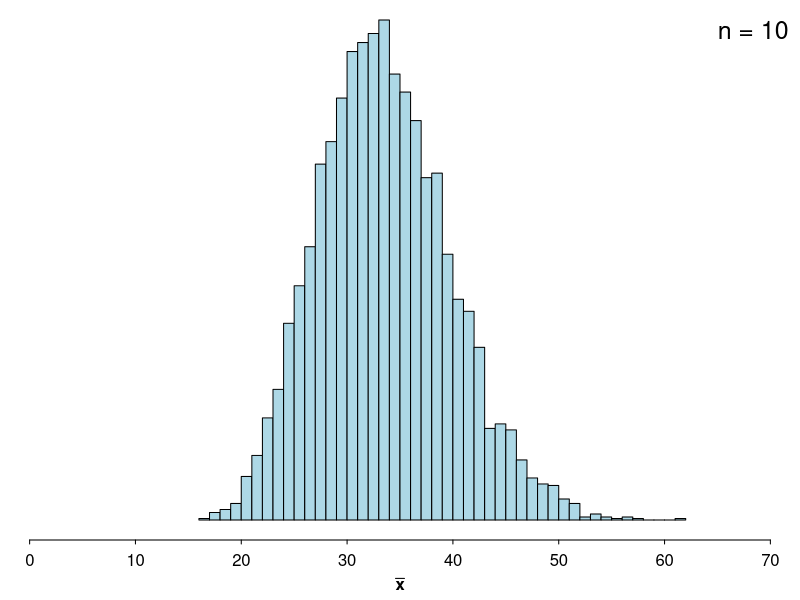
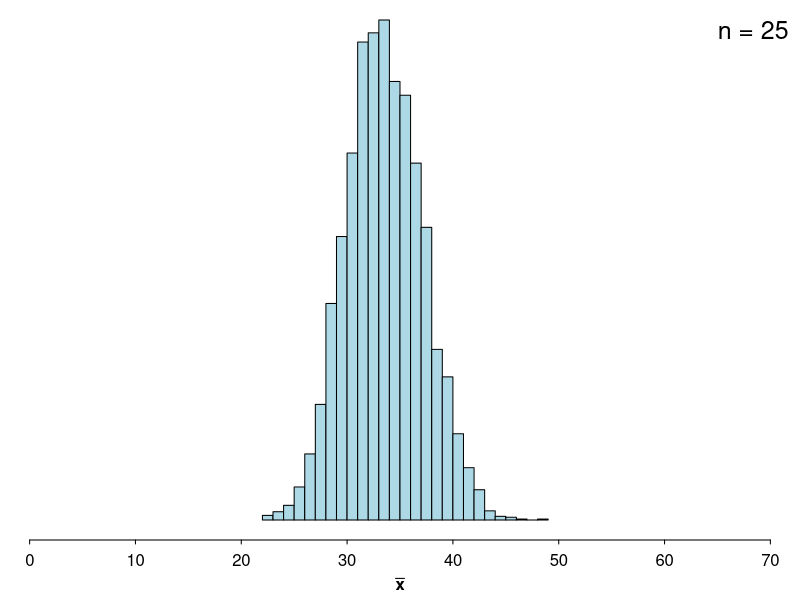
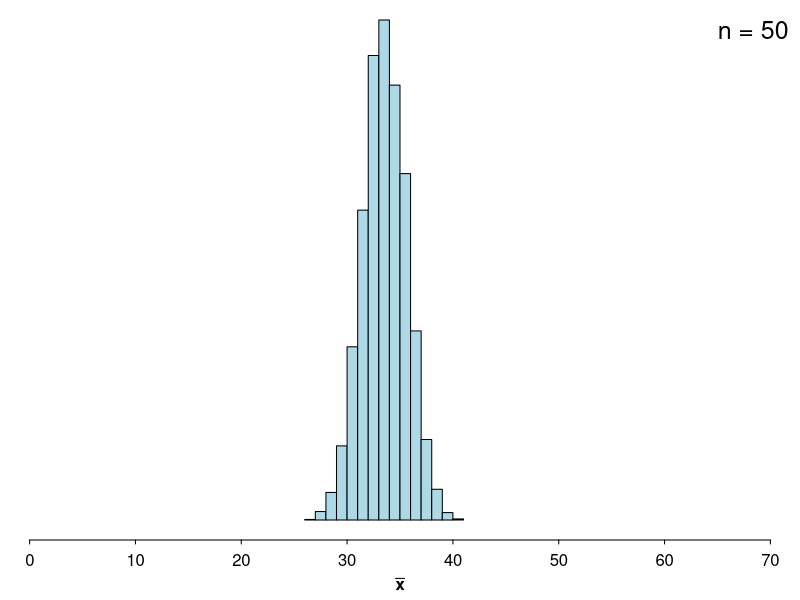
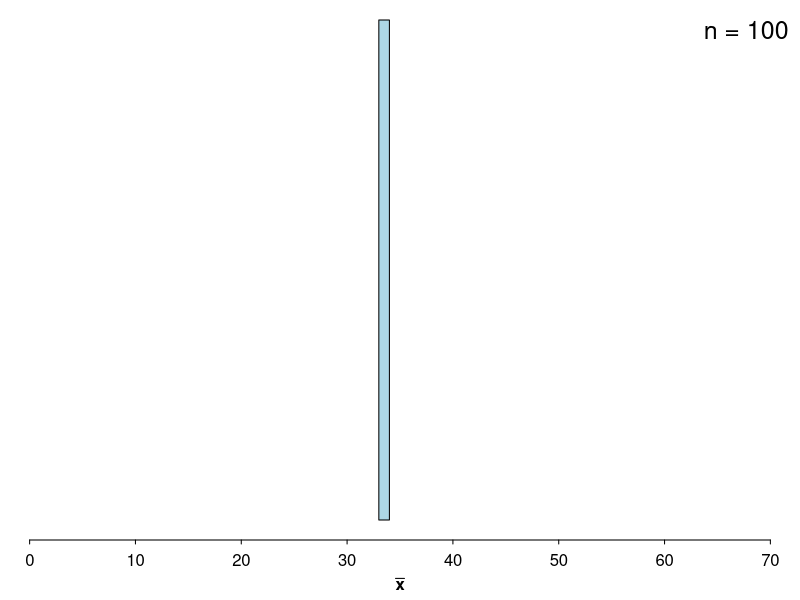
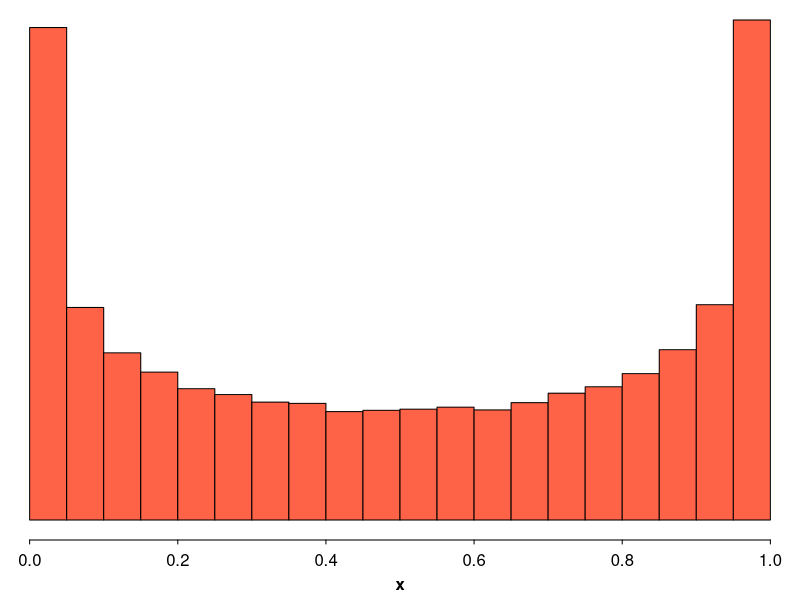
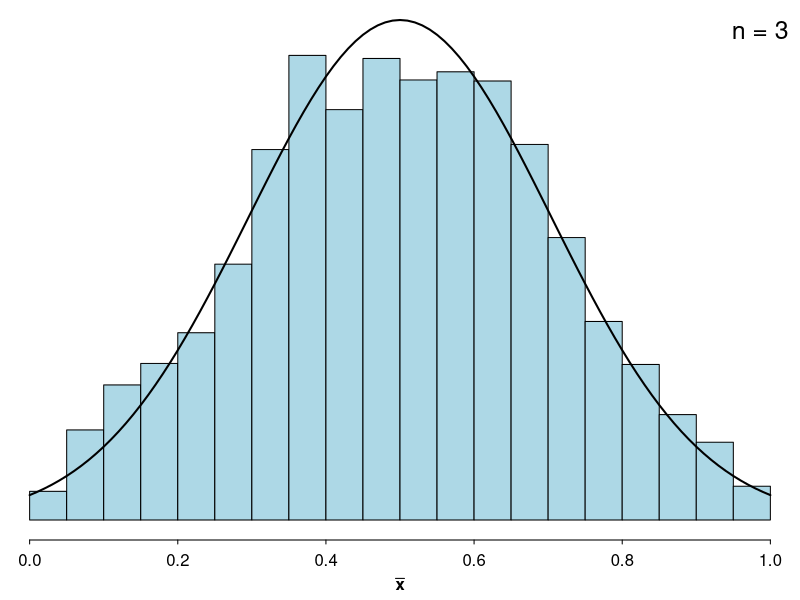
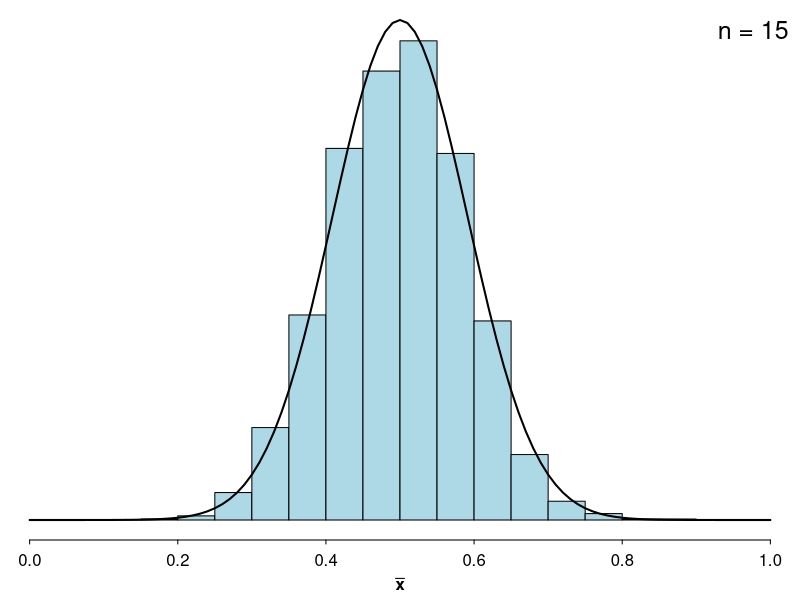
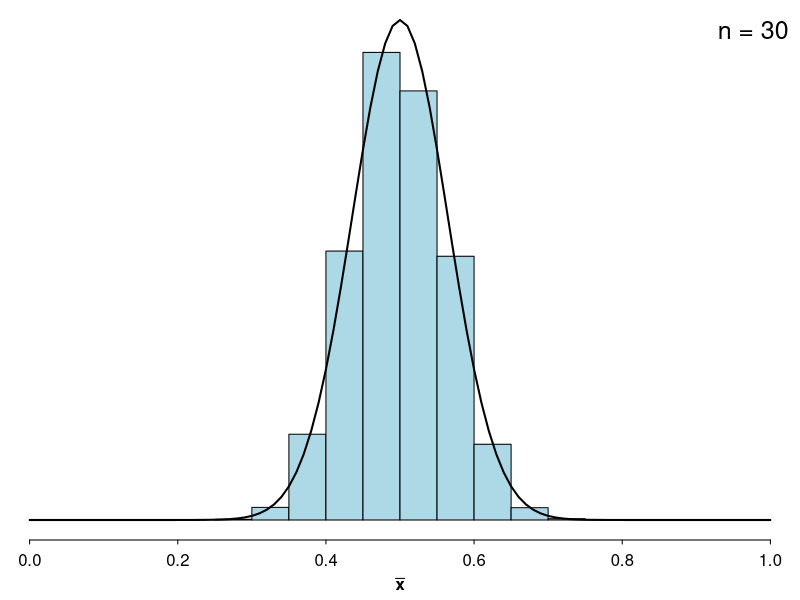

The R source for these figures, in order:
## ---- chunk 1
#| echo: false
#| fig-dpi: 300
#| out-width: 90%
#| fig-align: center
#| fig-width: 7
#| fig-height: 5

set.seed(1)
block.popn <- read.csv("datasets/blocks-popn.csv")
par(mai = c(0.6, 0, 0, 0))

n <- 10
mus <- numeric(5000)

for (i in 1:length(mus)) {
  x <- sample(block.popn$weight, size = n)
  mus[i] <- mean(x)
}

MASS::truehist(mus, xlim = c(0, 70), prob = TRUE, h = 1, axes = FALSE, col = "lightblue")
legend("topright", legend = paste("n =", n), bty = "n", cex = 1.5)
axis(1, tcl = -0.2, mgp = c(0.75, 0.5, 0)); mtext(bquote(bold(bar(x))), side = 1, line = 1.7, font = 2)
## ---- chunk 2
#| echo: false
#| fig-dpi: 300
#| out-width: 90%
#| fig-align: center
#| fig-width: 7
#| fig-height: 5

set.seed(2)
par(mai = c(0.6, 0, 0, 0))

n <- 25
mus <- numeric(5000)

for (i in 1:length(mus)) {
  x <- sample(block.popn$weight, size = n)
  mus[i] <- mean(x)
}

MASS::truehist(mus, xlim = c(0, 70), prob = TRUE, h = 1, axes = FALSE, col = "lightblue")
legend("topright", legend = paste("n =", n), bty = "n", cex = 1.5)
axis(1, tcl = -0.2, mgp = c(0.75, 0.5, 0)); mtext(bquote(bold(bar(x))), side = 1, line = 1.7, font = 2)
## ---- chunk 3
#| echo: false
#| fig-dpi: 300
#| out-width: 90%
#| fig-align: center
#| fig-width: 7
#| fig-height: 5

set.seed(3)
par(mai = c(0.6, 0, 0, 0))

n <- 50
mus <- numeric(5000)

for (i in 1:length(mus)) {
  x <- sample(block.popn$weight, size = n)
  mus[i] <- mean(x)
}

MASS::truehist(mus, xlim = c(0, 70), prob = TRUE, h = 1, axes = FALSE, col = "lightblue")
legend("topright", legend = paste("n =", n), bty = "n", cex = 1.5)
axis(1, tcl = -0.2, mgp = c(0.75, 0.5, 0)); mtext(bquote(bold(bar(x))), side = 1, line = 1.7, font = 2)
## ---- chunk 4
#| echo: false
#| fig-dpi: 300
#| out-width: 90%
#| fig-align: center
#| fig-width: 7
#| fig-height: 5

set.seed(4)
par(mai = c(0.6, 0, 0, 0))

n <- 100
mus <- numeric(5000)

for (i in 1:length(mus)) {
  x <- sample(block.popn$weight, size = n)
  mus[i] <- mean(x)
}

MASS::truehist(mus, xlim = c(0, 70), prob = TRUE, h = 1, axes = FALSE, col = "lightblue")
legend("topright", legend = paste("n =", n), bty = "n", cex = 1.5)
axis(1, tcl = -0.2, mgp = c(0.75, 0.5, 0)); mtext(bquote(bold(bar(x))), side = 1, line = 1.7, font = 2)
## ---- chunk 5
#| echo: false
#| fig-dpi: 300
#| out-width: 90%
#| fig-align: center
#| fig-width: 7
#| fig-height: 5

set.seed(10)
par(mai = c(0.6, 0, 0, 0))

x <- rbeta(100000, 0.5, 0.5)
# x <- x[which(x < 1)]

MASS::truehist(x, prob = TRUE, axes = FALSE, h = 0.05, x0 = -0.05, col = "tomato")
axis(1, tcl = -0.2, mgp = c(0.75, 0.5, 0)); mtext("x", side = 1, line = 1.7, font = 2)
## ---- chunk 6
#| echo: false
#| fig-dpi: 300
#| out-width: 90%
#| fig-align: center
#| fig-width: 7
#| fig-height: 5

set.seed(11)
par(mai = c(0.6, 0, 0, 0))

n <- 3
mus <- numeric(5000)

for (i in 1:length(mus)) {
  x <- rbeta(n, 0.5, 0.5)
  mus[i] <- mean(x)
}

MASS::truehist(mus, prob = TRUE, h = 0.05, x0 = -0.05, axes = FALSE, col = "lightblue", ylim = c(0, dnorm(0.5, 0.5, sqrt(0.125 / n))), xlim = c(0, 1))
curve(dnorm(x, 0.5, sqrt(0.125 / n)), add = TRUE, lwd = 2)
legend("topright", legend = paste("n =", n), bty = "n", cex = 1.5)
axis(1, tcl = -0.2, mgp = c(0.75, 0.5, 0)); mtext(bquote(bold(bar(x))), side = 1, line = 1.7, font = 2)
## ---- chunk 7
#| echo: false
#| fig-dpi: 300
#| out-width: 90%
#| fig-align: center
#| fig-width: 7
#| fig-height: 5

set.seed(12)
par(mai = c(0.6, 0, 0, 0))

n <- 15
mus <- numeric(5000)

for (i in 1:length(mus)) {
  x <- rbeta(n, 0.5, 0.5)
  mus[i] <- mean(x)
}

MASS::truehist(mus, prob = TRUE, h = 0.05, x0 = -0.05, axes = FALSE, col = "lightblue", ylim = c(0, dnorm(0.5, 0.5, sqrt(0.125 / n))), xlim = c(0, 1))
curve(dnorm(x, 0.5, sqrt(0.125 / n)), add = TRUE, lwd = 2)
legend("topright", legend = paste("n =", n), bty = "n", cex = 1.5)
axis(1, tcl = -0.2, mgp = c(0.75, 0.5, 0)); mtext(bquote(bold(bar(x))), side = 1, line = 1.7, font = 2)
## ---- chunk 8
#| echo: false
#| fig-dpi: 300
#| out-width: 90%
#| fig-align: center
#| fig-width: 7
#| fig-height: 5

set.seed(13)
par(mai = c(0.6, 0, 0, 0))

n <- 30
mus <- numeric(5000)

for (i in 1:length(mus)) {
  x <- rbeta(n, 0.5, 0.5)
  mus[i] <- mean(x)
}

MASS::truehist(mus, prob = TRUE, h = 0.05, x0 = -0.05, axes = FALSE, col = "lightblue", ylim = c(0, dnorm(0.5, 0.5, sqrt(0.125 / n))), xlim = c(0, 1))
curve(dnorm(x, 0.5, sqrt(0.125 / n)), add = TRUE, lwd = 2)
legend("topright", legend = paste("n =", n), bty = "n", cex = 1.5)
axis(1, tcl = -0.2, mgp = c(0.75, 0.5, 0)); mtext(bquote(bold(bar(x))), side = 1, line = 1.7, font = 2)
## ---- chunk 9
#| echo: false
#| fig-dpi: 300
#| out-width: 90%
#| fig-align: center
#| fig-width: 7
#| fig-height: 5

set.seed(21)
par(mai = c(0.6, 0, 0, 0))

X <- c(rnorm(5000, 0, 5), rnorm(5000, 50, 5))
# x <- x[which(x < 1)]

MASS::truehist(X, prob = TRUE, axes = FALSE, col = "lemonchiffon", h = 2.5, xlim = c(-20, 70))
axis(1, tcl = -0.2, mgp = c(0.75, 0.5, 0)); mtext("x", side = 1, line = 1.7, font = 2)
## ---- chunk 10
#| echo: false
#| fig-dpi: 300
#| out-width: 90%
#| fig-align: center
#| fig-width: 7
#| fig-height: 5

set.seed(22)
par(mai = c(0.6, 0, 0, 0))

n <- 3
mus <- numeric(5000)

for (i in 1:length(mus)) {
  coin <- sample(c(0, 50), size = 1)
  x <- rnorm(n, coin, 5)
  mus[i] <- mean(x)
}

MASS::truehist(mus, prob = TRUE, axes = FALSE, col = "lightblue", xlim = c(-20, 70), h = 2.5)
# curve(dnorm(x, 0.5, sqrt(0.125 / n)), add = TRUE, lwd = 2)
legend("topright", legend = paste("n =", n), bty = "n", cex = 1.5)
axis(1, tcl = -0.2, mgp = c(0.75, 0.5, 0)); mtext(bquote(bold(bar(x))), side = 1, line = 1.7, font = 2)
## ---- chunk 11
#| echo: false
#| fig-dpi: 300
#| out-width: 90%
#| fig-align: center
#| fig-width: 7
#| fig-height: 5

set.seed(23)
par(mai = c(0.6, 0, 0, 0))

n <- 15
mus <- numeric(5000)

for (i in 1:length(mus)) {
  coin <- sample(c(0, 50), size = 1)
  x <- rnorm(n, coin, 5)
  mus[i] <- mean(x)
}

MASS::truehist(mus, prob = TRUE, axes = FALSE, col = "lightblue", xlim = c(-20, 70), h = 2.5)
# curve(dnorm(x, 0.5, sqrt(0.125 / n)), add = TRUE, lwd = 2)
legend("topright", legend = paste("n =", n), bty = "n", cex = 1.5)
axis(1, tcl = -0.2, mgp = c(0.75, 0.5, 0)); mtext(bquote(bold(bar(x))), side = 1, line = 1.7, font = 2)
## ---- chunk 12
#| echo: false
#| fig-dpi: 300
#| out-width: 90%
#| fig-align: center
#| fig-width: 7
#| fig-height: 5

set.seed(24)
par(mai = c(0.6, 0, 0, 0))

n <- 30
mus <- numeric(5000)

for (i in 1:length(mus)) {
  coin <- sample(c(0, 50), size = 1)
  x <- rnorm(n, coin, 5)
  mus[i] <- mean(x)
}

MASS::truehist(mus, prob = TRUE, axes = FALSE, col = "lightblue", xlim = c(-20, 70), h = 2.5)
# curve(dnorm(x, 0.5, sqrt(0.125 / n)), add = TRUE, lwd = 2)
legend("topright", legend = paste("n =", n), bty = "n", cex = 1.5)
axis(1, tcl = -0.2, mgp = c(0.75, 0.5, 0)); mtext(bquote(bold(bar(x))), side = 1, line = 1.7, font = 2)
